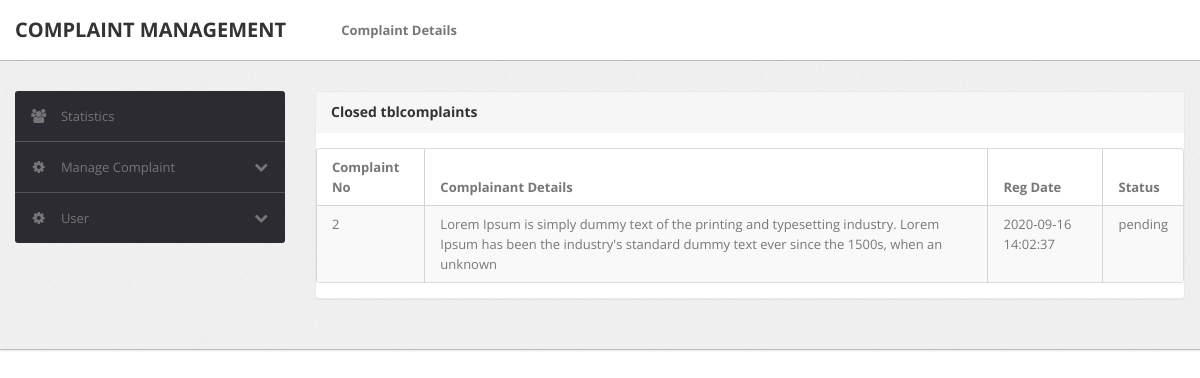
/ComplaintDetails/closed-complaint.php, run on the app's committed database.
### tables this page shows
CREATE TABLE `tblcomplaints` (
  `complaintNumber` int(11) NOT NULL,
  `userId` int(11) NOT NULL,
  `category` int(11) NOT NULL,
  `complaintDetails` mediumtext NOT NULL,
  `status` varchar(50) DEFAULT NULL,
  `userName` varchar(255) DEFAULT NULL,
  `userEmail` varchar(255) DEFAULT NULL,
  `userPhone` int(11) DEFAULT NULL,
  `date` timestamp NOT NULL DEFAULT current_timestamp() ON UPDATE current_timestamp(),
  `year` int(4) DEFAULT NULL
);

### ComplaintDetails/closed-complaint.php (the view, shortened to what this page needs)
<?php
include('config.php');
?>
<!DOCTYPE html>
<html lang="en">
<head>
	<link type="text/css" href="bootstrap/css/bootstrap.min.css" rel="stylesheet">
	<link type="text/css" href="bootstrap/css/bootstrap-responsive.min.css" rel="stylesheet">
	<link type="text/css" href="css/theme.css" rel="stylesheet">
	<link type="text/css" href="images/icons/css/font-awesome.css" rel="stylesheet">
</head>
<body>
<?php include('header.php');?>
	<div class="wrapper">
		<div class="container">
			<div class="row">
      <?php include('sidebar.php');?>
			<div class="span9">
					<div class="content">
	          <div class="module">
							<div class="module-head">
								<h3>Closed tblcomplaints</h3>
							</div>
							<div class="module-body table">
								<table cellpadding="0" cellspacing="0" border="0" class="table table-bordered table-striped	 display" >
									<thead>
										<tr>
											<th>Complaint No</th>
											<th>Complainant Details</th>
											<th>Reg Date</th>
											<th>Status</th>
										</tr>
									</thead>
                  <tbody>
                    <?php
                    $query=mysqli_query($bd, "select * from tblcomplaints where status='pending' ");
                    while($row=mysqli_fetch_array($query))
                    {
                    ?>
										<tr>
											<td><?php echo htmlentities($row['complaintNumber']);?></td>
											<td><?php echo htmlentities($row['complaintDetails']);?></td>
											<td><?php echo htmlentities($row['date']);?></td>
											<td><?php echo htmlentities($row['status']);?></td>
											</tr>
										<?php  } ?>
										</tbody>
								</table>
							</div>
						</div>
					</div>
				</div>
			</div>
		</div>
	</div>
</body>

### ComplaintDetails/css/theme.css (style rules this page uses)
body { font-size: 13px; font-family: 'Open Sans', Arial, sans-serif; background: #fff; color: #777 }
h1, h2, h3, h4, h5, h6 { color: #333; margin-top: 0 }
h3 { font-size: 20px }
.wrapper { background: url(../images/bg.png) #eee; border-bottom: 1px solid #bbb; -webkit-box-shadow: 0 1px 2px rgba(0,0,0,0.1); -moz-box-shadow: 0 1px 2px rgba(0,0,0,0.1); box-shadow: 0 1px 2px rgba(0,0,0,0.1); padding: 30px 0 }
.module { background: #fff; -webkit-border-radius: 3px; -moz-border-radius: 3px; border-radius: 3px; border: 1px solid #ccc; border-bottom-color: #bbb; -webkit-box-shadow: 0 0 1px rgba(0,0,0,0.2); -moz-box-shadow: 0 0 1px rgba(0,0,0,0.2); box-shadow: 0 0 1px rgba(0,0,0,0.2); margin-bottom: 30px }
.table { margin-bottom: 0 }
.table th, .table td { border-color: #d5d5d5!important }
.table-bordered thead:first-child tr:first-child>th:first-child, .table-bordered tbody:first-child tr:first-child>td:first-child { -webkit-border-top-left-radius: 2px; -moz-border-radius-topleft: 2px; border-top-left-radius: 2px }
.table-bordered thead:first-child tr:first-child>th:last-child, .table-bordered tbody:first-child tr:first-child>td:last-child { -webkit-border-top-right-radius: 2px; -moz-border-radius-topright: 2px; border-top-right-radius: 2px }
.table-bordered thead:last-child tr:last-child>th:first-child, .table-bordered tbody:last-child tr:last-child>td:first-child, .table-bordered tfoot:last-child tr:last-child>td:first-child { -webkit-border-bottom-left-radius: 2px; -moz-border-radius-bottomleft: 2px; border-bottom-left-radius: 2px }
.table-bordered thead:last-child tr:last-child>th:last-child, .table-bordered tbody:last-child tr:last-child>td:last-child, .table-bordered tfoot:last-child tr:last-child>td:last-child { -webkit-border-bottom-right-radius: 2px; -moz-border-radius-bottomright: 2px; border-bottom-right-radius: 2px }
.module { box-shadow: 0 0 3px rgba(0,0,0,.1); border-color: #e9e9e9; margin-bottom: 20px; background-color: #fff; border-radius: 4px; -webkit-box-shadow: 0 1px 1px rgba(0,0,0,.05); box-shadow: 0 1px 1px rgba(0,0,0,.05); }
.module-head { color: #767676; background-color: #f6f6f6; border-color: #e9e9e9; padding: 10px 15px; border-bottom: 1px solid transparent; border-top-right-radius: 3px; border-top-left-radius: 3px; }
.module-head h3 { font-size: 14px; line-height: 20px; height: 20px; margin: 0 }
.module-body { padding: 15px }
.module-body.table { padding: 15px 0 }
.module-body.table .table th, .module-body.table .table td { padding-left: 15px; padding-right: 15px }

### data on the page
tblcomplaints: complaintNumber "2", complaintDetails "Lorem Ipsum is simply dummy text of the printing and typesetting industry. Lorem Ipsum has been the industry's standard dummy text ever since the 1500s, when an unknown", date "2020-09-16 14:02:37", status "pending"
